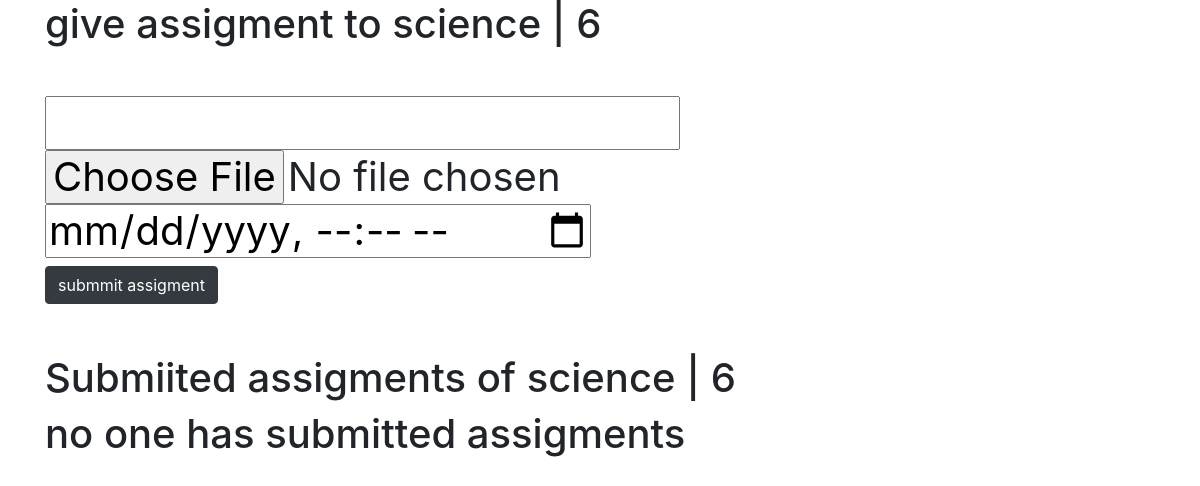
/add_assigment/16 (signed in), run on an earlier commit of the app's database.
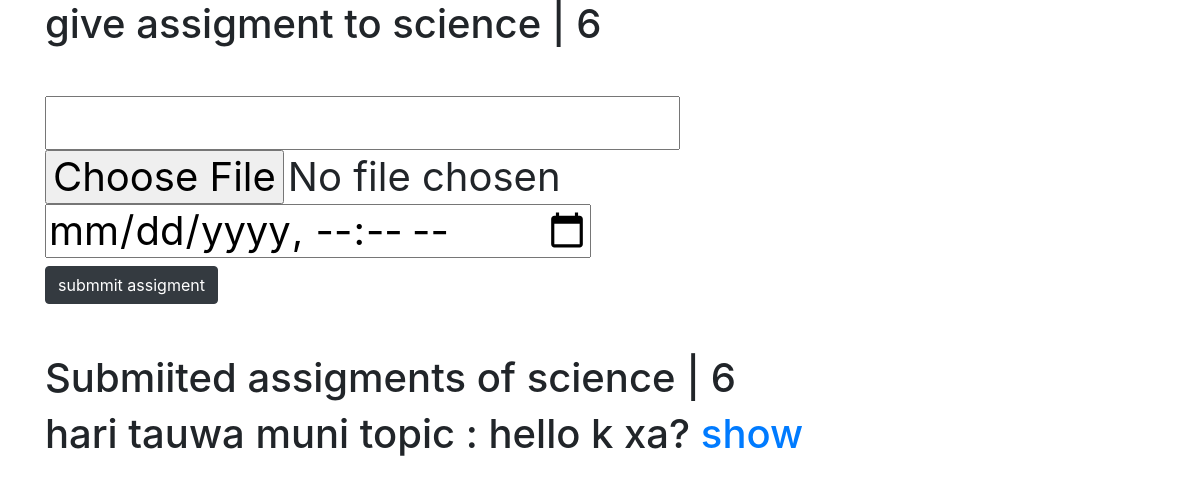
And on a later commit of the database.
### home/models.py (models this page shows)
class submmitted_assigmet(models.Model):
    student = models.ForeignKey(student, on_delete=models.CASCADE)
    assigment = models.OneToOneField('Assigment', on_delete=models.DO_NOTHING)
    submitted = models.FileField(
        upload_to='media/student_subbmit_assigment', max_length=100)
    subject = models.ForeignKey('Subject', on_delete=models.CASCADE)
    def __str__(self):
        return f'{self.student} , | {self.assigment}'

class student(models.Model):
    user_name = models.OneToOneField(User, on_delete=models.CASCADE)
    full_name = models.CharField(max_length=20)
    grade = models.ForeignKey(grade, on_delete=models.CASCADE)
    age = models.IntegerField(null=True)
    father_name = models.CharField(max_length=20)
    mothers_name = models.CharField(max_length=20)
    joined_year = models.DateField(auto_now=True, null=True)
    email = models.EmailField()
    def __str__(self):
        return str(self.full_name)

class Assigment(models.Model):
    name = models.FileField(upload_to='media/techer_give_assigment')
    topic = models.CharField(max_length=20)
    garde = models.ForeignKey(grade, on_delete=models.CASCADE)
    teacher = models.ForeignKey(Teacher, on_delete=models.CASCADE)
    subject = models.ForeignKey(Subject, on_delete=models.CASCADE)
    due_date = models.DateTimeField()
    def __str__(self):
        return f'{self.name} | {self.garde} | {self.teacher} | {self.subject}'

### home/views.py (the view, shortened to what this page needs)
# urls.py: path('add_assigment/<int:pk>', add_assigment, name="add_assigment"),
@login_required(login_url='login')
def add_assigment(request, pk):
    try:
        give_assigment = Subject.objects.get(pk=pk)
        Show_assigment = submmitted_assigmet.objects.filter(
            subject=give_assigment)
    except:
        return redirect('home')
    print(give_assigment, Show_assigment)
    print(Show_assigment)
    context = {
        'assigment': give_assigment,
        'student_ass': Show_assigment,
    }
    return render(request, 'teacher_submmit.html', context)

### home/models.py (called while the page is built)
    def __str__(self):
        return ("class: "+str(self.name))

    def __str__(self):
        return self.name + " | " + str(self.grade.name)

    def __str__(self):
        return str(self.full_name)

### templates/teacher_submmit.html (shortened to what this page needs)
<!DOCTYPE html>
<html lang="en">
  <head>
    <link
      rel="stylesheet"
      href="https://cdn.jsdelivr.net/npm/bootstrap@4.5.3/dist/css/bootstrap.min.css"
    />
  </head>
  <body>
    <div class="container">
      <h1>
        give assigment to {{assigment}}
        <br />
        <br />
        <form method="POST" enctype="multipart/form-data">
          <input type="text" name="assigment" />
          <input type="file" id="file" name="file" />
          <input type="datetime-local" name="date_s" />
          <br />
          <button class="btn btn-dark">submmit assigment</button>
          <br />
          <br />
          Submiited assigments of {{assigment}}
          <br />
        </form>
        {% if student_ass %} {%for assi in student_ass %}
        {{assi.student.full_name}} topic : {{assi.assigment.topic}}
        <a href="{{assi.submitted.url}}" target="_blank">show</a>
        {% endfor %} {% else %} no one has submitted assigments {% endif %}
      </h1>
    </div>
  </body>
</html>

What changed in the data, as far as the page shows it:
now on this page (row edited): submmitted_assigmet: student.full_name "hari tauwa muni", assigment.topic "hello k xa?"
Also different on the page:
text no longer shown: "no one has submitted assigments"
